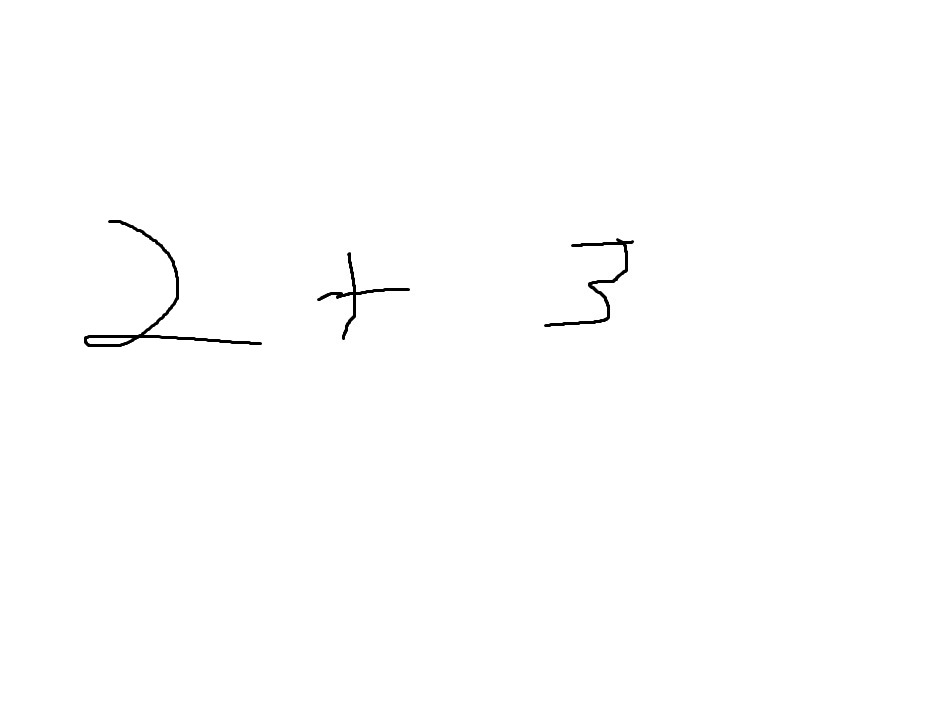
#> input picture ml/test_img/5.png, 932 x 728 px, given as the content of the folder ml/img/0, which was not available
$ python data.py   (older library calls are emulated)
#> lines starting #> are read from the running program, lines starting #| are printed output that depends on the picture; after the words box and inside, x2 and y2 are one past the last pixel; in counts of white or black regions, pixels touching at a corner belong together; pictures that were not available may be replaced by others from this repository, and a replacement may not be noted
import os
import cv2
import numpy as np
import pandas as pd

print('preprocessing data...')
print()

# function to load the test images from img folder
def load(path):
#> called with path = 'ml/img/0'
    img_data = []
    # loop through every img in folder
    for file in os.listdir(path):
        # store the image as grayscale
        img = cv2.imread(os.path.join(path,file),cv2.IMREAD_GRAYSCALE)
#> img is the input picture: shape (728, 932); min 0, max 255, mean 254
        # perform a bitwise inversion of black/white
        # this makes the background blank and the symbol white, which helps opencv
        img = ~img
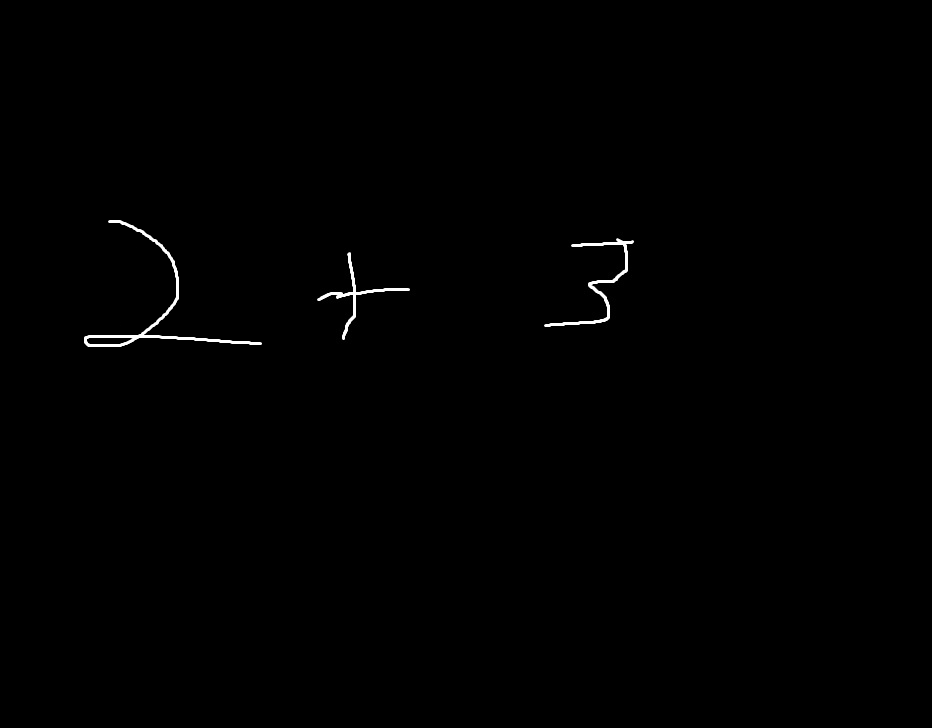
#> img: shape (728, 932); min 0, max 255, mean 1
        # cv2.imshow(file,img)
        # cv2.waitKey(0)
        # cv2.destroyAllWindows()
        if img is not None:
            # thresholds https://docs.opencv.org/master/d7/d4d/tutorial_py_thresholding.html
            ret, thresh = cv2.threshold(img,127,255,cv2.THRESH_BINARY)
#> thresh: shape (728, 932); 0.38% white; 3 white regions
            # contours https://docs.opencv.org/master/d4/d73/tutorial_py_contours_begin.html
            ret,contours,ret=cv2.findContours(thresh,cv2.RETR_EXTERNAL,cv2.CHAIN_APPROX_NONE)
#> ret = [[1, -1, -1, -1], [2, 0, -1, -1], [-1, 1, -1, -1]]; contours = 3 contours; box (x1, y1, x2, y2) and area: (84, 220, 262, 347) 1170, (544, 238, 634, 327) 529, (317, 252, 410, 340) 416
            contour = sorted(contours, key=lambda ctr:cv2.boundingRect(ctr)[0])
#> contour has the same summary as contours
            w=28
            h=28
            maxi=0
            # bounding rect https://opencv-python-tutroals.readthedocs.io/en/latest/py_tutorials/py_imgproc/py_contours/py_contour_features/py_contour_features.html
            for c in contour:
                x,y,w,h=cv2.boundingRect(c)
                maxi=max(w*h,maxi)
                if maxi==w*h:
                    x_max=x
                    y_max=y
                    w_max=w
                    h_max=h
#> this loop made 3 passes
#> (x, y, w, h, x_max, y_max, w_max, h_max) on pass 1: (84, 220, 178, 127, 84, 220, 178, 127)
#> (x, y, w, h) on passes 2 to 3: (317, 252, 93, 88), (544, 238, 90, 89)
            im_crop= thresh[y_max:y_max+h_max+10, x_max:x_max+w_max+10]
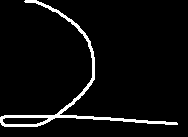
#> im_crop: shape (137, 188); 4.9% white; 1 white region, box (x1, y1, x2, y2) and area: (0, 0, 178, 127) 1260
            # make all images the same size 28 by 28
            im_resize = cv2.resize(im_crop,(28,28))
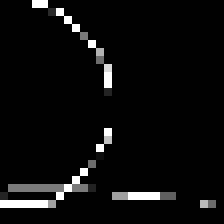
#> im_resize: shape (28, 28) (shown 8 times larger); min 0, max 255, mean 11.8
            # flatten the image so we can store it in a csv file
            im_resize=np.reshape(im_resize,(784,1))
#> im_resize = 784 values, max 255 at index 4, min 0 at index 0, mean 11.84
            img_data.append(im_resize)
    return img_data

# for each symbol that we want to process, load all images of that symbol and append the flattened image to our np array

data = []
# 0
data = load(os.path.join('ml','img','0'))
for i in range(0,len(data)):
    data[i]=np.append(data[i],['0'])
#> this loop made 1 pass
#> after the loop, data = 1 item
print(len(data))
#| 1

# 1
data1 = load(os.path.join('ml','img','1'))
#> the loop in load (call 2), `for c in contour:` made 3 passes
for i in range(0,len(data1)):
    data1[i]=np.append(data1[i],['1'])
#> after the loop, data1 = 1 item
data = np.concatenate((data,data1))
print(len(data))
#| 2

# 2
data2 = load(os.path.join('ml','img','2'))
for i in range(0,len(data2)):
    data2[i]=np.append(data2[i],['2'])
#> after the loop, data2 = 1 item
data = np.concatenate((data,data2))
print(len(data))
#| 3

# 3
data3 = load(os.path.join('ml','img','3'))
for i in range(0,len(data3)):
    data3[i]=np.append(data3[i],['3'])
#> after the loop, data3 = 1 item
data = np.concatenate((data,data3))
print(len(data))
#| 4

# 4
data4 = load(os.path.join('ml','img','4'))
for i in range(0,len(data4)):
    data4[i]=np.append(data4[i],['4'])
#> after the loop, data4 = 1 item
data = np.concatenate((data,data4))
print(len(data))
#| 5

# 5
data5 = load(os.path.join('ml','img','5'))
for i in range(0,len(data5)):
    data5[i]=np.append(data5[i],['5'])
#> after the loop, data5 = 1 item
data = np.concatenate((data,data5))
print(len(data))
#| 6

# 6
data6 = load(os.path.join('ml','img','6'))
for i in range(0,len(data6)):
    data6[i]=np.append(data6[i],['6'])
#> after the loop, data6 = 1 item
data = np.concatenate((data,data6))
print(len(data))
#| 7

# 7
data7 = load(os.path.join('ml','img','7'))
for i in range(0,len(data7)):
    data7[i]=np.append(data7[i],['7'])
#> after the loop, data7 = 1 item
data = np.concatenate((data,data7))
print(len(data))
#| 8

# 8
data8 = load(os.path.join('ml','img','8'))
for i in range(0,len(data8)):
    data8[i]=np.append(data8[i],['8'])
#> after the loop, data8 = 1 item
data = np.concatenate((data,data8))
print(len(data))
#| 9

# 9
data9 = load(os.path.join('ml','img','9'))
for i in range(0,len(data9)):
    data9[i]=np.append(data9[i],['9'])
#> after the loop, data9 = 1 item
data = np.concatenate((data,data9))
print(len(data))
#| 10

# assign + to 10
data10 = load(os.path.join('ml','img','+'))
for i in range(0,len(data10)):
    data10[i]=np.append(data10[i],['10'])
#> after the loop, data10 = 1 item
data = np.concatenate((data,data10))
print(len(data))
#| 11

# -
data11 = load(os.path.join('ml','img','-'))
for i in range(0,len(data11)):
    data11[i]=np.append(data11[i],['11'])
#> after the loop, data11 = 1 item
data = np.concatenate((data,data11))
print(len(data))
#| 12

df = pd.DataFrame(data, index=None)
#> df = table of 12 rows and 785 columns
df.to_csv(os.path.join('ml','training_data.csv'), index=False)
print()
print('preprocessing finished...')
